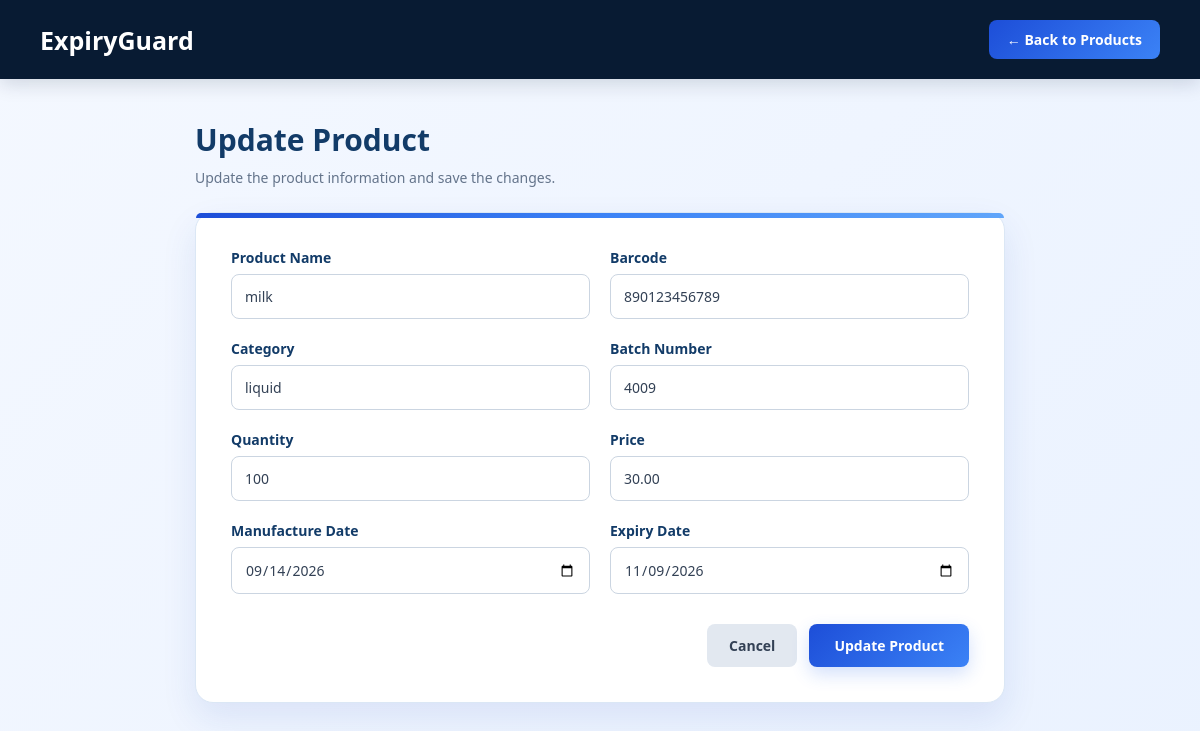
/products/update/7/, run on the app's committed database.
### main/models.py (models this page shows, shortened)
class Product(models.Model):
    product_name = models.CharField(
        max_length=200
    )
    category = models.CharField(
        max_length=100
    )
    barcode = models.CharField(
        max_length=100,
        unique=True,
        blank=True,
        null=True
    )
    quantity = models.PositiveIntegerField(
        default=1
    )
    unit = models.CharField(
        max_length=50,
        default='Pieces'
    )
    batch_number = models.CharField(
        max_length=100,
        blank=True
    )
    supplier = models.CharField(
        max_length=200,
        blank=True
    )
    manufacture_date = models.DateField(
        null=True,
        blank=True
    )
    expiry_date = models.DateField()
    price = models.DecimalField(
        max_digits=10,
        decimal_places=2,
        null=True,
        blank=True
    )
    location = models.CharField(
        max_length=100,
        blank=True
    )
    description = models.TextField(
        blank=True
    )
    created_at = models.DateTimeField(
        auto_now_add=True
    )

### main/views.py (the view, shortened to what this page needs)
def update_product(request, product_id):
    product = get_object_or_404(Product, id=product_id)
    return render(request, "main/update_product.html", {
        "product": product
    })

### main/templates/main/update_product.html (shortened to what this page needs)
<!DOCTYPE html>
<html lang="en">
<head>
</head>
<body>
<div class="header">
    <div class="logo">
        ExpiryGuard
    </div>
    <a
        href="{% url 'manage_products' %}"
        class="back-btn"
    >
        ← Back to Products
    </a>
</div>
<div class="container">
    <div class="title-section">
        <h1>
            Update Product
        </h1>
        <p>
            Update the product information and save the changes.
        </p>
    </div>
    <div class="form-card">
        <form
            method="POST"
        >
            <div class="form-grid">
                <div class="form-group">
                    <label>
                        Product Name
                    </label>
                    <input
                        type="text"
                        name="product_name"
                        value="{{ product.product_name }}"
                        required
                    >
                </div>
                <div class="form-group">
                    <label>
                        Barcode
                    </label>
                    <input
                        type="text"
                        name="barcode"
                        value="{{ product.barcode|default:'' }}"
                    >
                </div>
                <div class="form-group">
                    <label>
                        Category
                    </label>
                    <input
                        type="text"
                        name="category"
                        value="{{ product.category }}"
                        required
                    >
                </div>
                <div class="form-group">
                    <label>
                        Batch Number
                    </label>
                    <input
                        type="text"
                        name="batch_number"
                        value="{{ product.batch_number }}"
                    >
                </div>
                <div class="form-group">
                    <label>
                        Quantity
                    </label>
                    <input
                        type="number"
                        name="quantity"
                        value="{{ product.quantity }}"
                        min="0"
                        required
                    >
                </div>
                <div class="form-group">
                    <label>
                        Price
                    </label>
                    <input
                        type="number"
                        name="price"
                        value="{{ product.price }}"
                        step="0.01"
                        min="0"
                    >
                </div>
                <div class="form-group">
                    <label>
                        Manufacture Date
                    </label>
                    <input
                        type="date"
                        name="manufacture_date"
                        value="{{ product.manufacture_date|date:'Y-m-d' }}"
                    >
                </div>
                <div class="form-group">
                    <label>
                        Expiry Date
                    </label>
                    <input
                        type="date"
                        name="expiry_date"
                        value="{{ product.expiry_date|date:'Y-m-d' }}"
                        required
                    >
                </div>
            </div>
            <div class="buttons">
                <a
                    href="{% url 'manage_products' %}"
                    class="cancel-btn"
                >
                    Cancel
                </a>
                <button
                    type="submit"
                    class="update-btn"
                >
                    Update Product
                </button>
            </div>
        </form>
    </div>
</div>
</body>
</html>

### main/templates/main/update_product.html (style rules this page uses)
* { margin: 0; padding: 0; box-sizing: border-box; font-family: "Segoe UI", Arial, sans-serif; }
body { min-height: 100vh; background: linear-gradient( 135deg, #f4f8ff, #eaf2ff ); color: #334155; }
.header { background: #081b33; color: white; padding: 20px 40px; display: flex; align-items: center; justify-content: space-between; box-shadow: 0 5px 18px rgba(8, 27, 51, 0.15); }
.logo { font-size: 25px; font-weight: 700; }
.back-btn { text-decoration: none; color: white; background: linear-gradient( 135deg, #1d4ed8, #3b82f6 ); padding: 10px 18px; border-radius: 8px; font-size: 14px; font-weight: 600; transition: 0.2s; }
.container { max-width: 850px; margin: 40px auto; padding: 0 20px; }
.title-section { margin-bottom: 25px; }
.title-section h1 { color: #123b68; font-size: 30px; margin-bottom: 8px; }
.title-section p { color: #64748b; font-size: 14px; }
.form-card { background: white; padding: 35px; border-radius: 18px; border: 1px solid #dbe7f5; box-shadow: 0 15px 35px rgba(30, 64, 175, 0.10); position: relative; }
.form-card::before { content: ""; position: absolute; top: 0; left: 0; width: 100%; height: 5px; background: linear-gradient( 90deg, #1d4ed8, #3b82f6, #60a5fa ); border-radius: 18px 18px 0 0; }
.form-grid { display: grid; grid-template-columns: 1fr 1fr; gap: 20px; }
.form-group { display: flex; flex-direction: column; }
label { font-size: 14px; font-weight: 600; color: #123b68; margin-bottom: 7px; }
input, select, textarea { width: 100%; padding: 12px 13px; border: 1px solid #cbd5e1; border-radius: 8px; font-size: 14px; color: #334155; background: #ffffff; outline: none; transition: 0.2s; }
.buttons { display: flex; justify-content: flex-end; gap: 12px; margin-top: 30px; }
.cancel-btn { text-decoration: none; padding: 12px 22px; border-radius: 8px; background: #e2e8f0; color: #334155; font-size: 14px; font-weight: 600; }
.update-btn { border: none; padding: 12px 25px; border-radius: 8px; background: linear-gradient( 135deg, #1d4ed8, #3b82f6 ); color: white; font-size: 14px; font-weight: 600; cursor: pointer; box-shadow: 0 7px 18px rgba(37, 99, 235, 0.20); transition: 0.2s; }

### data on the page
Product: product_name "milk", barcode "890123456789", category "liquid", batch_number "4009", quantity "100", price "30.00", manufacture_date "09/14/2026", expiry_date "11/09/2026"
